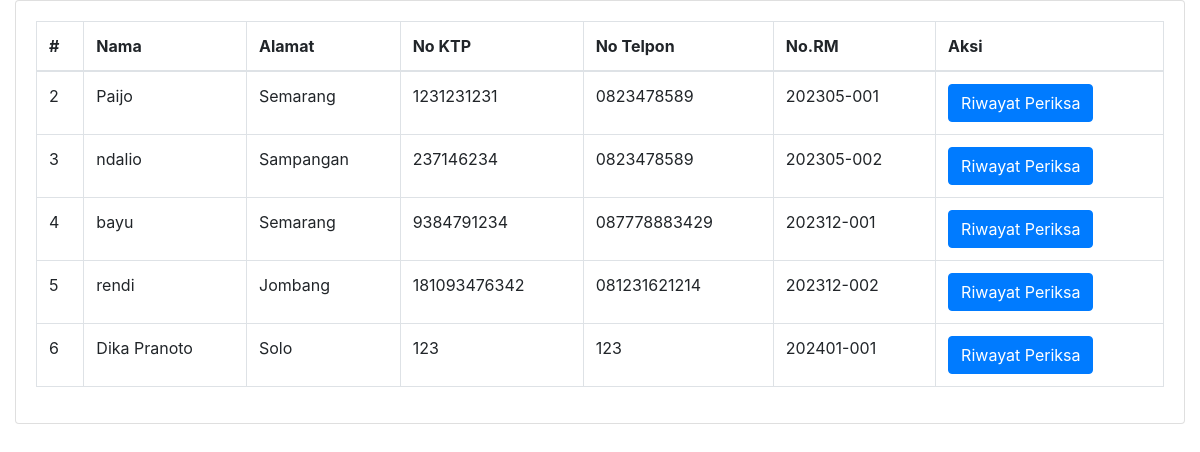
Before: /riwayatperiksaDokter.php with the older database file.
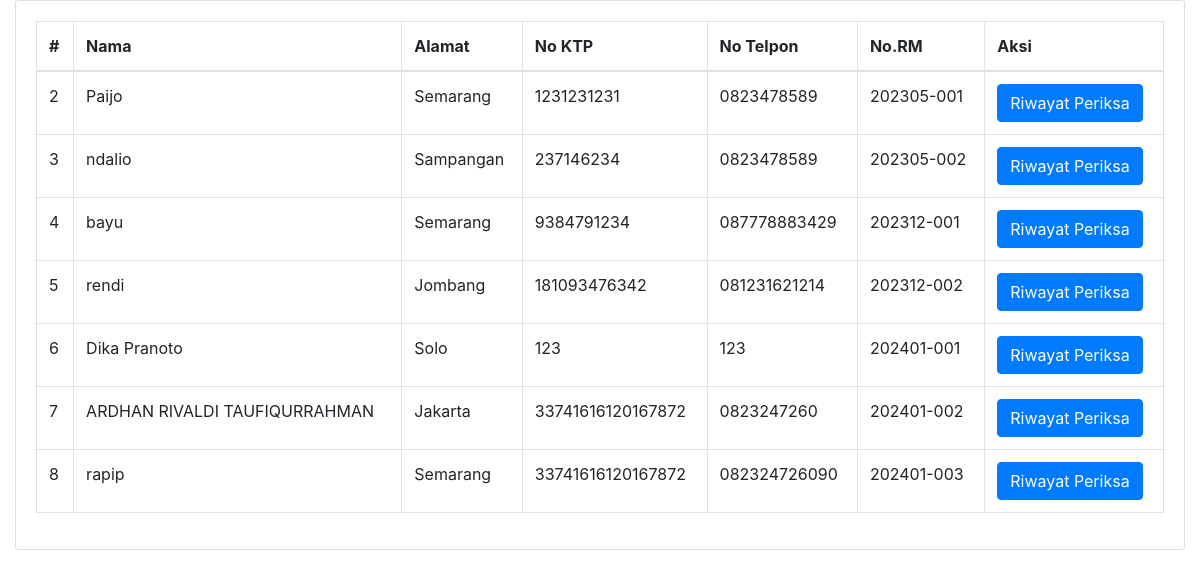
After: the same page with the newer database file.
### tables this page shows
CREATE TABLE `pasien` (
  `id` int(11) NOT NULL,
  `nama` varchar(255) NOT NULL,
  `password` varchar(255) NOT NULL,
  `alamat` varchar(255) NOT NULL,
  `no_ktp` varchar(255) NOT NULL,
  `no_hp` varchar(50) NOT NULL,
  `no_rm` varchar(25) NOT NULL
);

### riwayatperiksaDokter.php (the view, shortened to what this page needs)
<!DOCTYPE html>
<html lang="en">
<head>
  <link rel="stylesheet" href="https://stackpath.bootstrapcdn.com/bootstrap/4.6.0/css/bootstrap.min.css">
</head>
<body class="hold-transition sidebar-mini">
  <div class="wrapper">
    <section class="content">
      <div class="container-fluid">
        <div class="row">
          <div class="col-12">
            <div class="card">
              <div class="card-body">
                <table id="example2" class="table table-bordered table-hover">
                  <thead>
                    <tr>
                      <th>#</th>
                      <th>Nama</th>
                      <th>Alamat</th>
                      <th>No KTP</th>
                      <th>No Telpon</th>
                      <th>No.RM</th>
                      <th>Aksi</th>
                    </tr>
                  </thead>
                  <tbody>
                    <?php
                      include './koneksi.php';
                      $query = "SELECT * FROM pasien";
                      $results = $mysqli->query($query);
                      while ($pasienRow = $results->fetch_assoc()) {
                    ?>
                      <tr>
                        <td><?= $pasienRow['id'] ?></td>
                        <td><?= $pasienRow['nama'] ?></td>
                        <td><?= $pasienRow['alamat'] ?></td>
                        <td><?= $pasienRow['no_ktp'] ?></td>
                        <td><?= $pasienRow['no_hp'] ?></td>
                        <td><?= $pasienRow['no_rm'] ?></td>
                        <td>
                          <button data-toggle="modal" data-target="#detailModal<?= $pasienRow['id'] ?>" class="btn btn-primary">
                            Riwayat Periksa
                          </button>
                        </td>
                      </tr>
                    <?php
                      }
                    ?>
                  </tbody>
                </table>
              </div>
            </div>
          </div>
        </div>
      </div>
    </section>
  </div>
</body>
</html>

Changed rows visible on the page:
added pasien: id "7", nama "ARDHAN RIVALDI TAUFIQURRAHMAN", alamat "Jakarta", no_ktp "33741616120167872", no_hp "0823247260", no_rm "202401-002"
added pasien: id "8", nama "rapip", alamat "Semarang", no_ktp "33741616120167872", no_hp "082324726090", no_rm "202401-003"
